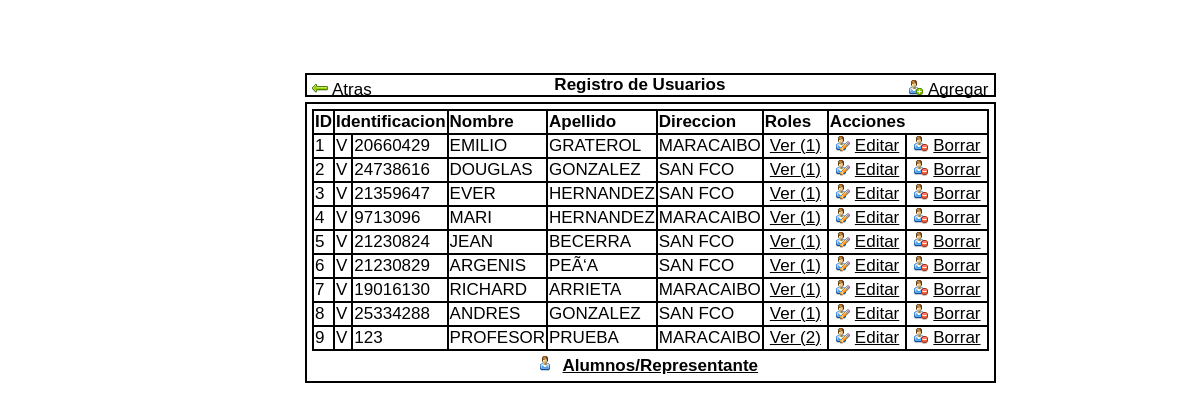
Screenshot of /php/ui/usuario_info.php with the database file from the repository.
### tables this page shows
CREATE TABLE IF NOT EXISTS `usuario_info` (
  `idusu` int(3) NOT NULL,
  `tipoid` varchar(1) NOT NULL,
  `numid` int(14) NOT NULL,
  `nomusu` varchar(50) NOT NULL,
  `apeusu` varchar(50) NOT NULL,
  `direcusu` varchar(50) NOT NULL,
  PRIMARY KEY (`tipoid`,`numid`),
  UNIQUE KEY `tipoid` (`tipoid`,`numid`),
  KEY `tipoid_2` (`tipoid`,`numid`)
);

### php/ui/usuario_info.php (the view, shortened to what this page needs)
<!DOCTYPE HTML>
<html>
	<head>
		<link rel="stylesheet" type="text/css" href="../../css/css_default.css" media="screen"/>
		<link rel="stylesheet" type="text/css" href="../../css/css_usuario_info.css" media="screen"/>
	</head>
	<body>
		<div class="DivGeneral">
			<div class="DivTitulo">
				<a href="../admin.php" id="linkAtras">Atras</a>
				<strong>Registro de Usuarios</strong>
				<a href="usuario_info_f_agrega.php" id="linkAgrega">Agregar</a><br>
			</div>
			<div class="DivPanelData">
				<?php
					echo "<table border=1>";
					echo "<tr>";
					echo "<th>ID</th>";
					echo "<th colspan=2>Identificacion</th>";
					echo "<th>Nombre</th>";
					echo "<th>Apellido</th>";
					echo "<th>Direccion</th>";
					echo "<th>Roles</th>";
					echo "<th colspan=3>Acciones</th>";
					echo "</tr>";
					require_once("../php_default.php");
					$query="select * from usuario_info order by 1";
   					$result=mysql_query($query, $link) or die(mysql_error());
   					$totEmp=mysql_num_rows($result);
					if ($totEmp>0){
						while ($rowEmp = mysql_fetch_assoc($result)){
							$query="select * from usuario_rol where idusu=$rowEmp[idusu]";
							$result2=mysql_query($query, $link) or die(mysql_error());
							$totEmp2=mysql_num_rows($result2);
							echo "<tr>";
							echo "<td>$rowEmp[idusu]</td>";
							echo "<td>$rowEmp[tipoid]</td>";
							echo "<td>$rowEmp[numid]</td>";
							echo "<td>$rowEmp[nomusu]</td>";
							echo "<td>$rowEmp[apeusu]</td>";
							echo "<td>$rowEmp[direcusu]</td>";
							echo "<td><a href='../ur/usuario_rol.php?id_usu=$rowEmp[idusu]' id='Link'>Ver ($totEmp2)</a></td>";
							echo "<td><a href='usuario_info_f_edita.php?id_usu=$rowEmp[idusu]' id='LinkEdita'>Editar</a></td>";
							echo "<td><a href='usuario_info_f_borra.php?id_usu=$rowEmp[idusu]' id='LinkBorra'>Borrar</a></td>";
							echo "</tr>";
						}
					}
					echo "</table>";
					echo "<center><a href='../a_r/alu_rep.php' id='linkAluRep'><strong>Alumnos/Representante</strong></a></center>";
				?>
			</div>
		</div>
	</body>
</html>

### css/css_default.css (style rules this page uses)
* { font-family: Arial; font-size: 17px; margin: 5px 5px 5px 5px; }
body { -webkit-background-size: cover; -moz-background-size: cover; -o-background-size: cover; background-size: cover; }

### css/css_usuario_info.css (style rules this page uses)
.DivGeneral { width: auto; height: auto; position: absolute; text-align: center; left: 35%; top: 25%; margin: -11% 0px 0px -10%; }
.DivTitulo { border: 2px solid #000; height: auto; }
.DivPanelData { border: 2px solid #000; height: auto; text-align: left; }
#linkAluRep { color: #000; background-image: url('../img/16x16/user.png'); background-repeat: no-repeat; padding: 0px 0px 0px 20px; }
#linkAtras,#linkAgrega { color: #000000; }
#linkAtras { float: left; background-image: url('../img/16x16/arrow_left.png'); background-repeat: no-repeat; padding: 0px 0px 0px 20px; }
#linkAgrega { float: right; background-image: url('../img/16x16/user_add.png'); background-repeat: no-repeat; padding: 0px 0px 0px 20px; }
table,th, td { border-collapse:collapse; border: 2px solid black; width: auto; }
.DivPanelData a { border: 0px solid #000000; color: #000000; }
.DivPanelData td #LinkEdita { background-image: url('../img/16x16/user_edit.png'); background-repeat: no-repeat; padding: 0px 0px 0px 20px; }
.DivPanelData td #LinkBorra { background-image: url('../img/16x16/user_delete.png'); background-repeat: no-repeat; padding: 0px 0px 0px 20px; }

### rows the page displays
usuario_info: idusu "1", tipoid "V", numid "20660429", nomusu "EMILIO", apeusu "GRATEROL", direcusu "MARACAIBO", totEmp2 "1"
usuario_info: idusu "2", tipoid "V", numid "24738616", nomusu "DOUGLAS", apeusu "GONZALEZ", direcusu "SAN FCO", totEmp2 "1"
usuario_info: idusu "3", tipoid "V", numid "21359647", nomusu "EVER", apeusu "HERNANDEZ", direcusu "SAN FCO", totEmp2 "1"
usuario_info: idusu "4", tipoid "V", numid "9713096", nomusu "MARI", apeusu "HERNANDEZ", direcusu "MARACAIBO", totEmp2 "1"
usuario_info: idusu "5", tipoid "V", numid "21230824", nomusu "JEAN", apeusu "BECERRA", direcusu "SAN FCO", totEmp2 "1"
usuario_info: idusu "6", tipoid "V", numid "21230829", nomusu "ARGENIS", apeusu "PEÃ‘A", direcusu "SAN FCO", totEmp2 "1"
usuario_info: idusu "7", tipoid "V", numid "19016130", nomusu "RICHARD", apeusu "ARRIETA", direcusu "MARACAIBO", totEmp2 "1"
usuario_info: idusu "8", tipoid "V", numid "25334288", nomusu "ANDRES", apeusu "GONZALEZ", direcusu "SAN FCO", totEmp2 "1"
usuario_info: idusu "9", tipoid "V", numid "123", nomusu "PROFESOR", apeusu "PRUEBA", direcusu "MARACAIBO", totEmp2 "2"
